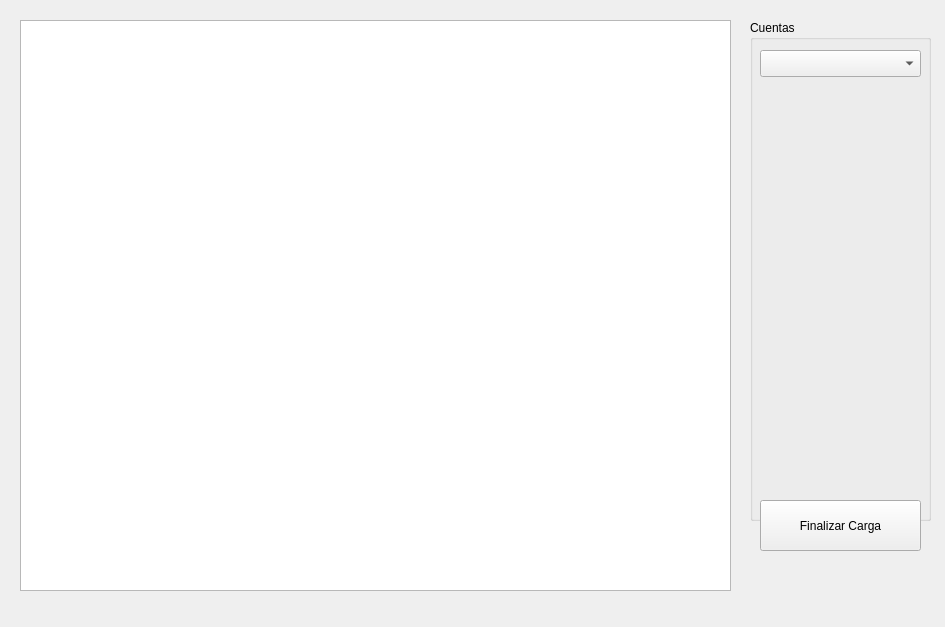
<?xml version="1.0" encoding="UTF-8"?>
<ui version="4.0">
 <class>FormMatrixView</class>
 <widget class="QWidget" name="FormMatrixView">
  <property name="geometry">
   <rect>
    <x>0</x>
    <y>0</y>
    <width>945</width>
    <height>627</height>
   </rect>
  </property>
  <property name="windowTitle">
   <string>MatrixView</string>
  </property>
  <widget class="QTableView" name="tableView">
   <property name="geometry">
    <rect>
     <x>20</x>
     <y>20</y>
     <width>711</width>
     <height>571</height>
    </rect>
   </property>
   <property name="showGrid">
    <bool>true</bool>
   </property>
   <attribute name="horizontalHeaderCascadingSectionResizes">
    <bool>false</bool>
   </attribute>
   <attribute name="horizontalHeaderCascadingSectionResizes">
    <bool>false</bool>
   </attribute>
  </widget>
  <widget class="QGroupBox" name="Cuentas">
   <property name="geometry">
    <rect>
     <x>750</x>
     <y>20</y>
     <width>181</width>
     <height>501</height>
    </rect>
   </property>
   <property name="autoFillBackground">
    <bool>false</bool>
   </property>
   <property name="title">
    <string>Cuentas</string>
   </property>
   <property name="flat">
    <bool>false</bool>
   </property>
   <property name="checkable">
    <bool>false</bool>
   </property>
   <widget class="QComboBox" name="comboBox">
    <property name="geometry">
     <rect>
      <x>10</x>
      <y>30</y>
      <width>161</width>
      <height>27</height>
     </rect>
    </property>
   </widget>
   <widget class="QStackedWidget" name="accountsStack">
    <property name="geometry">
     <rect>
      <x>10</x>
      <y>60</y>
      <width>161</width>
      <height>401</height>
     </rect>
    </property>
    <widget class="QWidget" name="page"/>
    <widget class="QWidget" name="page_2"/>
   </widget>
  </widget>
  <widget class="QPushButton" name="loadButton">
   <property name="geometry">
    <rect>
     <x>760</x>
     <y>500</y>
     <width>161</width>
     <height>51</height>
    </rect>
   </property>
   <property name="text">
    <string>Finalizar Carga</string>
   </property>
  </widget>
 </widget>
 <resources/>
 <connections/>
</ui>
